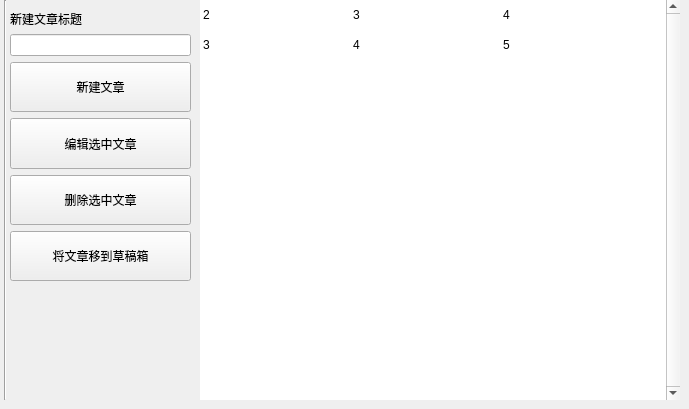
     <widget class="QWidget" name="page_post">
      <property name="minimumSize">
       <size>
        <width>650</width>
        <height>400</height>
       </size>
      </property>
      <widget class="QTableWidget" name="tableWidget_post">
       <property name="geometry">
        <rect>
         <x>200</x>
         <y>0</y>
         <width>480</width>
         <height>400</height>
        </rect>
       </property>
       <property name="sizePolicy">
        <sizepolicy hsizetype="Expanding" vsizetype="Expanding">
         <horstretch>0</horstretch>
         <verstretch>0</verstretch>
        </sizepolicy>
       </property>
       <property name="frameShape">
        <enum>QFrame::NoFrame</enum>
       </property>
       <property name="frameShadow">
        <enum>QFrame::Sunken</enum>
       </property>
       <property name="lineWidth">
        <number>1</number>
       </property>
       <property name="midLineWidth">
        <number>0</number>
       </property>
       <property name="verticalScrollBarPolicy">
        <enum>Qt::ScrollBarAlwaysOn</enum>
       </property>
       <property name="sizeAdjustPolicy">
        <enum>QAbstractScrollArea::AdjustIgnored</enum>
       </property>
       <property name="editTriggers">
        <set>QAbstractItemView::NoEditTriggers</set>
       </property>
       <property name="showDropIndicator" stdset="0">
        <bool>true</bool>
       </property>
       <property name="dragEnabled">
        <bool>false</bool>
       </property>
       <property name="alternatingRowColors">
        <bool>false</bool>
       </property>
       <property name="selectionMode">
        <enum>QAbstractItemView::ExtendedSelection</enum>
       </property>
       <property name="selectionBehavior">
        <enum>QAbstractItemView::SelectRows</enum>
       </property>
       <property name="showGrid">
        <bool>false</bool>
       </property>
       <property name="gridStyle">
        <enum>Qt::SolidLine</enum>
       </property>
       <property name="sortingEnabled">
        <bool>true</bool>
       </property>
       <property name="cornerButtonEnabled">
        <bool>true</bool>
       </property>
       <attribute name="horizontalHeaderVisible">
        <bool>false</bool>
       </attribute>
       <attribute name="horizontalHeaderCascadingSectionResizes">
        <bool>false</bool>
       </attribute>
       <attribute name="horizontalHeaderDefaultSectionSize">
        <number>150</number>
       </attribute>
       <attribute name="horizontalHeaderHighlightSections">
        <bool>false</bool>
       </attribute>
       <attribute name="horizontalHeaderMinimumSectionSize">
        <number>40</number>
       </attribute>
       <attribute name="horizontalHeaderShowSortIndicator" stdset="0">
        <bool>true</bool>
       </attribute>
       <attribute name="verticalHeaderVisible">
        <bool>false</bool>
       </attribute>
       <attribute name="verticalHeaderHighlightSections">
        <bool>false</bool>
       </attribute>
       <row>
        <property name="text">
         <string>1</string>
        </property>
       </row>
       <row>
        <property name="text">
         <string>2</string>
        </property>
       </row>
       <column>
        <property name="text">
         <string>博文名称</string>
        </property>
       </column>
       <column>
        <property name="text">
         <string>创建时间</string>
        </property>
       </column>
       <column>
        <property name="text">
         <string>最后修改时间</string>
        </property>
       </column>
       <item row="0" column="0">
        <property name="text">
         <string>2</string>
        </property>
       </item>
       <item row="0" column="1">
        <property name="text">
         <string>3</string>
        </property>
       </item>
       <item row="0" column="2">
        <property name="text">
         <string>4</string>
        </property>
       </item>
       <item row="1" column="0">
        <property name="text">
         <string>3</string>
        </property>
       </item>
       <item row="1" column="1">
        <property name="text">
         <string>4</string>
        </property>
       </item>
       <item row="1" column="2">
        <property name="text">
         <string>5</string>
        </property>
       </item>
      </widget>
      <widget class="Line" name="line_2">
       <property name="geometry">
        <rect>
         <x>0</x>
         <y>0</y>
         <width>10</width>
         <height>400</height>
        </rect>
       </property>
       <property name="orientation">
        <enum>Qt::Vertical</enum>
       </property>
      </widget>
      <widget class="QWidget" name="layoutWidget">
       <property name="geometry">
        <rect>
         <x>10</x>
         <y>10</y>
         <width>181</width>
         <height>271</height>
        </rect>
       </property>
       <layout class="QVBoxLayout" name="verticalLayout_13">
        <item>
         <layout class="QVBoxLayout" name="verticalLayout_6">
          <item>
           <widget class="QLabel" name="label_10">
            <property name="sizePolicy">
             <sizepolicy hsizetype="Fixed" vsizetype="Fixed">
              <horstretch>0</horstretch>
              <verstretch>0</verstretch>
             </sizepolicy>
            </property>
            <property name="text">
             <string>新建文章标题</string>
            </property>
           </widget>
          </item>
          <item>
           <widget class="QLineEdit" name="lineEdit_post_title"/>
          </item>
         </layout>
        </item>
        <item>
         <layout class="QVBoxLayout" name="verticalLayout_7">
          <item>
           <widget class="QPushButton" name="pushButton_new_post">
            <property name="sizePolicy">
             <sizepolicy hsizetype="Expanding" vsizetype="Expanding">
              <horstretch>0</horstretch>
              <verstretch>0</verstretch>
             </sizepolicy>
            </property>
            <property name="layoutDirection">
             <enum>Qt::LeftToRight</enum>
            </property>
            <property name="text">
             <string>新建文章</string>
            </property>
           </widget>
          </item>
          <item>
           <widget class="QPushButton" name="pushButton_modify_post">
            <property name="sizePolicy">
             <sizepolicy hsizetype="Expanding" vsizetype="Expanding">
              <horstretch>0</horstretch>
              <verstretch>0</verstretch>
             </sizepolicy>
            </property>
            <property name="layoutDirection">
             <enum>Qt::LeftToRight</enum>
            </property>
            <property name="text">
             <string>编辑选中文章</string>
            </property>
           </widget>
          </item>
          <item>
           <widget class="QPushButton" name="pushButton_del_post">
            <property name="sizePolicy">
             <sizepolicy hsizetype="Expanding" vsizetype="Expanding">
              <horstretch>0</horstretch>
              <verstretch>0</verstretch>
             </sizepolicy>
            </property>
            <property name="layoutDirection">
             <enum>Qt::LeftToRight</enum>
            </property>
            <property name="text">
             <string>删除选中文章</string>
            </property>
           </widget>
          </item>
          <item>
           <widget class="QPushButton" name="pushButton_move_post">
            <property name="sizePolicy">
             <sizepolicy hsizetype="Expanding" vsizetype="Expanding">
              <horstretch>0</horstretch>
              <verstretch>0</verstretch>
             </sizepolicy>
            </property>
            <property name="text">
             <string>将文章移到草稿箱</string>
            </property>
           </widget>
          </item>
         </layout>
        </item>
       </layout>
      </widget>
     </widget>
